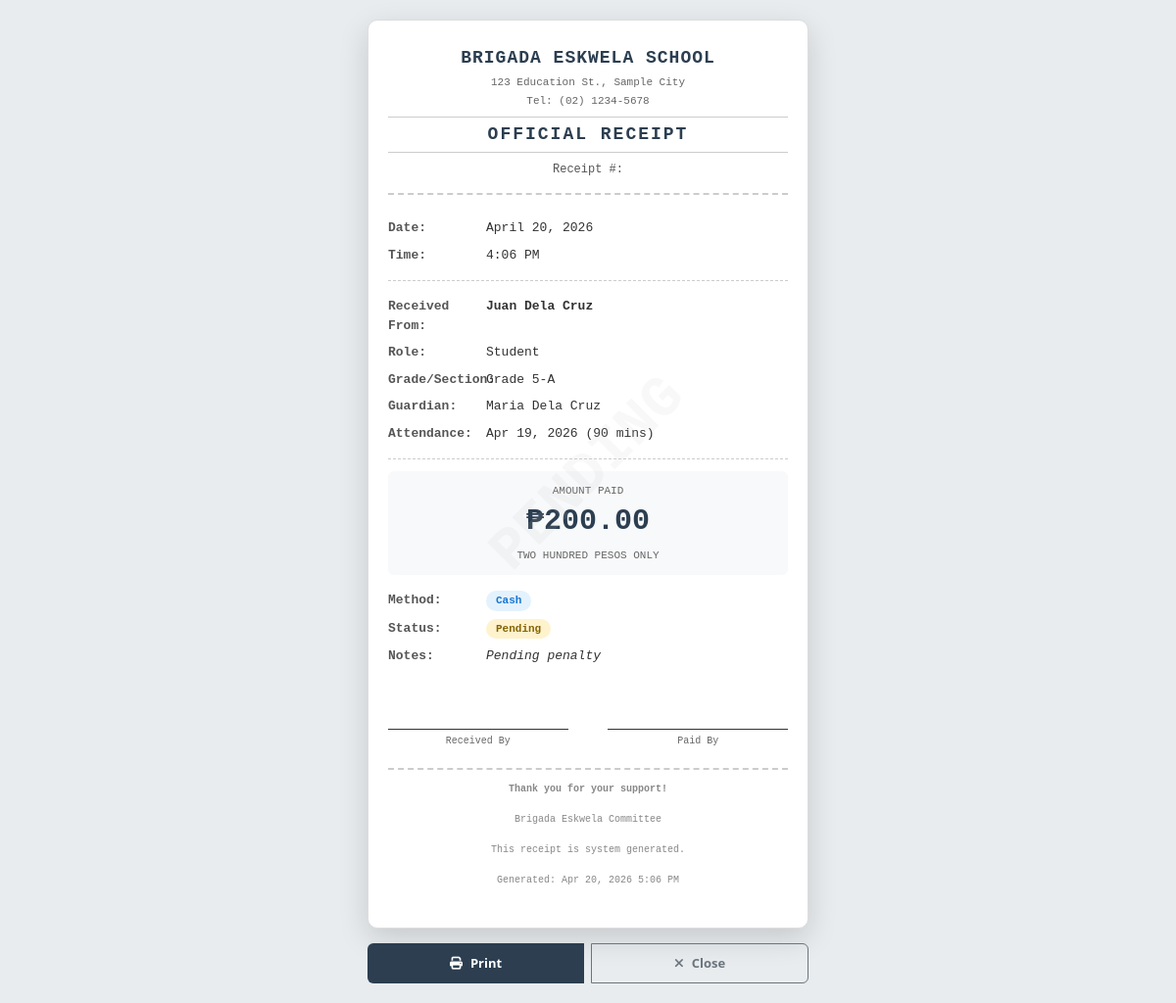
The app's page /receipt.php?id=3 (signed in) with its own data.
### tables this page shows
CREATE TABLE IF NOT EXISTS payments (
    id INT AUTO_INCREMENT PRIMARY KEY,
    participant_id INT NOT NULL,
    attendance_id INT NULL,
    amount DECIMAL(10,2) NOT NULL DEFAULT 200.00,
    payment_date DATE NOT NULL,
    payment_method ENUM('Cash', 'GCash', 'Bank Transfer', 'Other') DEFAULT 'Cash',
    reference_number VARCHAR(50),
    receipt_number VARCHAR(50) UNIQUE,
    status ENUM('Pending', 'Paid', 'Waived', 'Cancelled') DEFAULT 'Pending',
    notes TEXT,
    created_at TIMESTAMP DEFAULT CURRENT_TIMESTAMP,
    FOREIGN KEY (participant_id) REFERENCES participants(id) ON DELETE CASCADE,
    FOREIGN KEY (attendance_id) REFERENCES attendance(id) ON DELETE SET NULL,
    INDEX idx_participant (participant_id),
    INDEX idx_payment_date (payment_date),
    INDEX idx_status (status)
);

CREATE TABLE IF NOT EXISTS participants (
    id INT AUTO_INCREMENT PRIMARY KEY,
    qr_code VARCHAR(50) UNIQUE,
    first_name VARCHAR(50) NOT NULL,
    last_name VARCHAR(50) NOT NULL,
    contact_number VARCHAR(15),
    email VARCHAR(100),
    role ENUM('Student', 'Parent', 'Guardian', 'Teacher', 'Volunteer') DEFAULT 'Volunteer',
    grade_section VARCHAR(20),
    guardian_name VARCHAR(100),
    guardian_contact VARCHAR(15),
    status ENUM('Active', 'Inactive') DEFAULT 'Active',
    created_at TIMESTAMP DEFAULT CURRENT_TIMESTAMP,
    updated_at TIMESTAMP DEFAULT CURRENT_TIMESTAMP ON UPDATE CURRENT_TIMESTAMP,
    INDEX idx_name (last_name, first_name),
    INDEX idx_role (role),
    INDEX idx_status (status)
);

CREATE TABLE IF NOT EXISTS attendance (
    id INT AUTO_INCREMENT PRIMARY KEY,
    participant_id INT NOT NULL,
    date DATE NOT NULL,
    sign_in_time DATETIME,
    sign_out_time DATETIME,
    total_minutes INT DEFAULT 0,
    status ENUM('Complete', 'Incomplete', 'No Show', 'Excused') DEFAULT 'No Show',
    penalty_applied BOOLEAN DEFAULT FALSE,
    notes TEXT,
    created_at TIMESTAMP DEFAULT CURRENT_TIMESTAMP,
    FOREIGN KEY (participant_id) REFERENCES participants(id) ON DELETE CASCADE,
    INDEX idx_date (date),
    INDEX idx_participant (participant_id),
    INDEX idx_status (status),
    UNIQUE KEY unique_daily_attendance (participant_id, date)
);

### receipt.php (the view, shortened to what this page needs)
<?php
$database = new Database();
$db = $database->getConnection();
$payment_id = $_GET['id'] ?? 0;
$stmt = $db->prepare("
    SELECT
        pay.*,
        CONCAT(p.first_name, ' ', p.last_name) as participant_name,
        p.role,
        p.grade_section,
        p.guardian_name,
        p.guardian_contact,
        p.contact_number as participant_contact,
        a.date as attendance_date,
        a.total_minutes as minutes_served
    FROM payments pay
    JOIN participants p ON pay.participant_id = p.id
    LEFT JOIN attendance a ON pay.attendance_id = a.id
    WHERE pay.id = ?
");
$stmt->execute([$payment_id]);
$payment = $stmt->fetch(PDO::FETCH_ASSOC);
try {
    $stmt = $db->query("SELECT setting_key, setting_value FROM settings WHERE setting_key IN ('school_name', 'school_address', 'contact_number')");
    $settings = [];
    while ($row = $stmt->fetch(PDO::FETCH_ASSOC)) {
        $settings[$row['setting_key']] = $row['setting_value'];
    }
} catch (Exception $e) {
    $settings = [];
}
$school_name = $settings['school_name'] ?? 'Brigada Eskwela Elementary School';
$school_address = $settings['school_address'] ?? '123 Education St., Sample City';
$school_contact = $settings['contact_number'] ?? '(02) 1234-5678';
function numberToWords($number) {
    $words = [
        0 => 'Zero', 1 => 'One', 2 => 'Two', 3 => 'Three', 4 => 'Four',
        5 => 'Five', 6 => 'Six', 7 => 'Seven', 8 => 'Eight', 9 => 'Nine',
        10 => 'Ten', 11 => 'Eleven', 12 => 'Twelve', 13 => 'Thirteen',
        14 => 'Fourteen', 15 => 'Fifteen', 16 => 'Sixteen', 17 => 'Seventeen',
        18 => 'Eighteen', 19 => 'Nineteen', 20 => 'Twenty',
        30 => 'Thirty', 40 => 'Forty', 50 => 'Fifty', 60 => 'Sixty',
        70 => 'Seventy', 80 => 'Eighty', 90 => 'Ninety'
    ];
    if ($number < 1000) {
        $hundreds = floor($number / 100);
        $remainder = $number % 100;
        return $words[$hundreds] . ' Hundred' . ($remainder > 0 ? ' ' . numberToWords($remainder) : '');
    }
    return $number;
}
$pesos = floor($payment['amount']);
$amount_in_words = numberToWords($pesos) . ' Pesos';
$amount_in_words .= ' Only';
?>
<!DOCTYPE html>
<html lang="en">
<head>
    <link href="https://cdn.jsdelivr.net/npm/bootstrap@5.3.0/dist/css/bootstrap.min.css" rel="stylesheet">
    <link rel="stylesheet" href="https://cdnjs.cloudflare.com/ajax/libs/font-awesome/6.4.0/css/all.min.css">
</head>
<body>
    <div class="receipt-container">
        <div class="receipt">
            <?php if ($payment['status'] === 'Paid'): ?>
            <div class="watermark">PAID</div>
            <?php elseif ($payment['status'] === 'Pending'): ?>
            <div class="watermark">PENDING</div>
            <?php endif; ?>
            <div class="receipt-header">
                <div class="school-name"><?php echo htmlspecialchars($school_name); ?></div>
                <div class="school-address"><?php echo htmlspecialchars($school_address); ?></div>
                <div class="school-contact">Tel: <?php echo htmlspecialchars($school_contact); ?></div>
                <div class="receipt-title">OFFICIAL RECEIPT</div>
                <div class="receipt-number">Receipt #: <strong><?php echo htmlspecialchars($payment['receipt_number']); ?></strong></div>
            </div>
            <div class="receipt-body">
                <div class="info-row"><span class="info-label">Date:</span><span class="info-value"><?php echo date('F j, Y', strtotime($payment['payment_date'])); ?></span></div>
                <div class="info-row"><span class="info-label">Time:</span><span class="info-value"><?php echo date('g:i A', strtotime($payment['created_at'] ?? 'now')); ?></span></div>
                <div class="divider"></div>
                <div class="info-row"><span class="info-label">Received From:</span><span class="info-value"><strong><?php echo htmlspecialchars($payment['participant_name']); ?></strong></span></div>
                <div class="info-row"><span class="info-label">Role:</span><span class="info-value"><?php echo htmlspecialchars($payment['role']); ?></span></div>
                <?php if ($payment['grade_section']): ?>
                <div class="info-row"><span class="info-label">Grade/Section:</span><span class="info-value"><?php echo htmlspecialchars($payment['grade_section']); ?></span></div>
                <?php endif; ?>
                <?php if ($payment['guardian_name']): ?>
                <div class="info-row"><span class="info-label">Guardian:</span><span class="info-value"><?php echo htmlspecialchars($payment['guardian_name']); ?></span></div>
                <?php endif; ?>
                <?php if ($payment['attendance_date']): ?>
                <div class="info-row"><span class="info-label">Attendance:</span><span class="info-value"><?php echo date('M j, Y', strtotime($payment['attendance_date'])); ?> (<?php echo $payment['minutes_served']; ?> mins)</span></div>
                <?php endif; ?>
                <div class="divider"></div>
                <div class="amount-section">
                    <div class="amount-label">Amount Paid</div>
                    <div class="amount-value">₱<?php echo number_format($payment['amount'], 2); ?></div>
                    <div class="amount-words"><?php echo htmlspecialchars($amount_in_words); ?></div>
                </div>
                <div class="info-row"><span class="info-label">Method:</span><span class="info-value"><span class="payment-method"><?php echo htmlspecialchars($payment['payment_method']); ?></span></span></div>
                <div class="info-row"><span class="info-label">Status:</span><span class="info-value"><span class="status-badge status-<?php echo $payment['status']; ?>"><?php echo htmlspecialchars($payment['status']); ?></span></span></div>
                <?php if ($payment['notes']): ?>
                <div class="info-row"><span class="info-label">Notes:</span><span class="info-value"><em><?php echo htmlspecialchars($payment['notes']); ?></em></span></div>
                <?php endif; ?>
            </div>
            <div class="signature-section">
                <div class="signature-line"><div class="signature-placeholder"></div><div class="signature-label">Received By</div></div>
                <div class="signature-line"><div class="signature-placeholder"></div><div class="signature-label">Paid By</div></div>
            </div>
            <div class="receipt-footer">
                <p><strong>Thank you for your support!</strong></p>
                <p>Brigada Eskwela Committee</p>
                <p style="margin-top: 8px;">This receipt is system generated.</p>
                <p>Generated: <?php echo date('M j, Y g:i A'); ?></p>
            </div>
        </div>
        <div class="btn-group no-print">
            <button class="btn btn-primary" onclick="window.print()"><i class="fas fa-print me-2"></i>Print</button>
            <button class="btn btn-outline-secondary" onclick="window.close()"><i class="fas fa-times me-2"></i>Close</button>
        </div>
    </div>
</body>
</html>

### receipt.php (style rules this page uses)
* { margin: 0; padding: 0; box-sizing: border-box; }
body { background: #e8ecef; min-height: 100vh; display: flex; align-items: center; justify-content: center; padding: 20px; font-family: 'Courier New', Courier, monospace; }
.receipt-container { max-width: 450px; width: 100%; }
.receipt { background: white; padding: 25px 20px; border-radius: 10px; box-shadow: 0 10px 30px rgba(0,0,0,0.15); position: relative; border: 1px solid #ddd; }
.receipt-header { text-align: center; margin-bottom: 20px; padding-bottom: 15px; border-bottom: 2px dashed #ccc; }
.school-name { font-size: 18px; font-weight: bold; text-transform: uppercase; letter-spacing: 1px; color: #2c3e50; margin-bottom: 3px; }
.school-address { font-size: 11px; color: #666; margin-bottom: 2px; }
.school-contact { font-size: 11px; color: #666; margin-bottom: 8px; }
.receipt-title { font-size: 18px; font-weight: bold; text-transform: uppercase; letter-spacing: 2px; color: #2c3e50; margin: 8px 0; padding: 4px; border-top: 1px solid #ccc; border-bottom: 1px solid #ccc; }
.receipt-number { font-size: 12px; color: #555; margin-top: 5px; }
.receipt-body { margin-bottom: 20px; font-size: 13px; }
.info-row { display: flex; padding: 4px 0; }
.info-label { width: 100px; font-weight: 600; color: #555; }
.info-value { flex: 1; color: #333; }
.divider { border-top: 1px dashed #ccc; margin: 12px 0; }
.amount-section { background: #f8f9fa; padding: 12px; border-radius: 6px; margin: 12px 0; text-align: center; }
.amount-label { font-size: 11px; color: #666; text-transform: uppercase; }
.amount-value { font-size: 30px; font-weight: bold; color: #2c3e50; }
.amount-words { font-size: 11px; color: #666; margin-top: 4px; text-transform: uppercase; }
.payment-method { display: inline-block; padding: 2px 10px; border-radius: 15px; font-size: 11px; font-weight: 600; background: #e3f2fd; color: #1976d2; }
.status-badge { display: inline-block; padding: 2px 10px; border-radius: 15px; font-size: 11px; font-weight: 600; }
.status-Pending { background: #fff3cd; color: #856404; }
.signature-section { margin-top: 25px; display: flex; justify-content: space-between; }
.signature-line { text-align: center; width: 45%; }
.signature-placeholder { height: 35px; }
.signature-label { border-top: 1px solid #333; padding-top: 4px; font-size: 10px; color: #666; }
.receipt-footer { margin-top: 20px; padding-top: 12px; border-top: 2px dashed #ccc; text-align: center; font-size: 10px; color: #888; }
.watermark { position: absolute; top: 50%; left: 50%; transform: translate(-50%, -50%) rotate(-45deg); font-size: 60px; color: rgba(200,200,200,0.12); white-space: nowrap; pointer-events: none; text-transform: uppercase; font-weight: bold; z-index: 1; }
.btn-group { display: flex; gap: 8px; margin-top: 15px; }
.btn { flex: 1; padding: 10px; border-radius: 6px; font-weight: 600; font-family: 'Segoe UI', sans-serif; font-size: 13px; }
.btn-primary { background: #2c3e50; border: none; color: white; }
.btn-outline-secondary { border: 1px solid #6c757d; background: transparent; color: #6c757d; }

### records on screen
payments: payment_date "April 20, 2026", created_at "4:06 PM", participant.role "Student", participant.grade_section "Grade 5-A", participant.guardian_name "Maria Dela Cruz", attendance.date "Apr 19, 2026", attendance.total_minutes "90", amount "200.00", amount "TWO HUNDRED PESOS ONLY", payment_method "Cash", status "Pending", notes "Pending penalty"

### other values on screen
$school_name "BRIGADA ESKWELA SCHOOL"
$school_address "123 Education St., Sample City"
$school_contact "(02) 1234-5678"
$payment['participant_name'] "Juan Dela Cruz"
